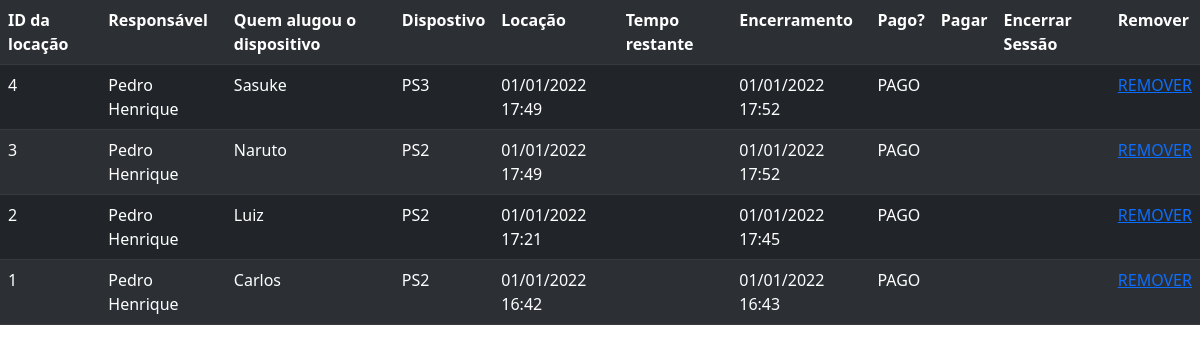
Before: /dispositivo/listar_locacoes with the older database file.
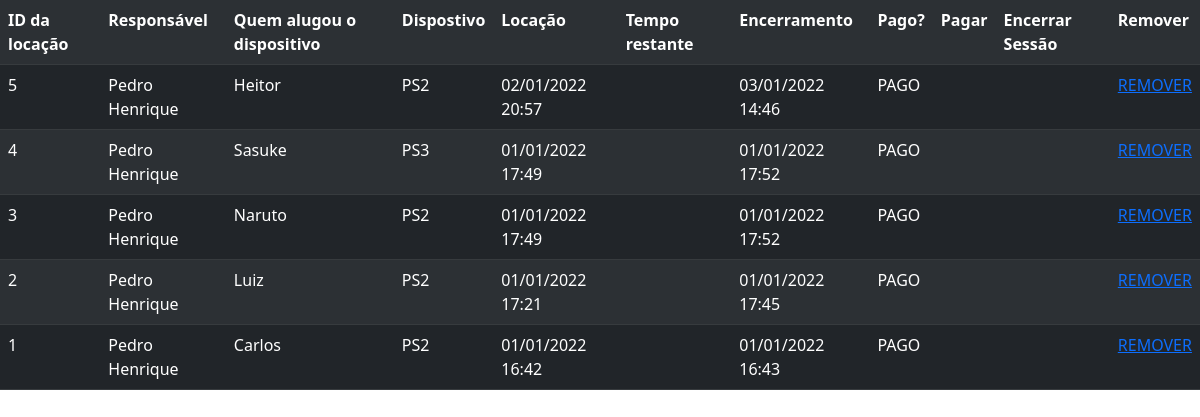
After: the same page with the newer database file.
### Locacoes.py (models this page shows)
class Locacao(db.Model):
    id = db.Column(db.Integer, primary_key=True)
    id_usuario = db.Column(db.Integer,db.ForeignKey('usuario.id'))
    nome_pessoa = db.Column(db.String(100),unique=False,nullable=True)
    id_dispositivo = db.Column(db.Integer,db.ForeignKey('dispositivo.id'))
    data_locacao = db.Column(db.DateTime,unique=False,nullable=False)
    final_esperado = db.Column(db.DateTime,unique=False,nullable=True)
    data_encerramento = db.Column(db.DateTime,unique=False,nullable=True)
    pago = db.Column(db.Boolean,default=False)

### Usuarios.py (models this page shows)
class Usuario(db.Model):
    id = db.Column(db.Integer, primary_key=True)
    nome = db.Column(db.String(200), unique=False, nullable=False)
    username = db.Column(db.String(80), unique=True, nullable=False)
    email = db.Column(db.String(120), unique=True, nullable=True)
    telefone = db.Column(db.String(20),unique=False,nullable=True)
    senha = db.Column(db.String(80), unique=False, nullable=False)
    locacoes = db.relationship('Locacao',backref='usuario',lazy=True)

### Dispositivos.py (models this page shows, shortened)
class Dispositivo(db.Model):
    id = db.Column(db.Integer, primary_key=True)
    nome = db.Column(db.String(20), unique=False, nullable=False)
    disponivel = db.Column(db.Boolean,default=True)
    locacoes = db.relationship('Locacao',backref='dispositivo',lazy=True)

### app.py (the view)
@app.route('/dispositivo/listar_locacoes')
def listar_locacoes():
    locacoes = Locacao.query.order_by(Locacao.data_locacao.desc()).all()
    return(render_template('locacoes.html',locacoes=locacoes,tempo_atual=datetime.now()))

### templates/locacoes.html
{% extends "base.html" %}
{% block conteudo %}
<table class="table table-dark table-striped">
    <tr>
        <th>ID da locação</th>
        <th>Responsável</th>
        <th>Quem alugou o dispositivo</th>
        <th>Dispostivo</th>
        <th>Locação</th>
        <th>Tempo restante</th>
        <th>Encerramento</th>
        <th>Pago?</th>
        <th>Pagar</th>
        <th>Encerrar Sessão</th>
        <th>Remover</th>
    </tr>
    {% for locacao in locacoes %}
        <tr>
            <td>{{locacao.id}}</td>
            <td>{{locacao.usuario.nome}}</td>
            <td>{{locacao.nome_pessoa}}</td>
            <td>{{locacao.dispositivo.nome}}</td>
            <td>{{locacao.data_locacao.strftime('%d/%m/%Y %H:%M')}}</td>
            {% if locacao.data_encerramento is none %}
                <td>{{locacao.final_esperado - tempo_atual}}</td>
            {% else %}
                <td></td>
            {% endif %}
            {% if locacao.data_encerramento is not none %}
                <td>{{locacao.data_encerramento.strftime('%d/%m/%Y %H:%M')}}</td>
            {% else %}
                <td></td>
            {% endif %}
            {% if locacao.pago == True %}
                <td>PAGO</td>
            {% else %}
                <td></td>
            {% endif %}
            {% if locacao.pago == False %}
                <td><a href="{{url_for('pagar_locacao',id_locacao=locacao.id)}}">PAGAR</a></td>
            {% else %}
                <td></td>
            {% endif %}
            {% if locacao.data_encerramento is none %}
                <td><a href="{{url_for('encerrar_locacao',id_locacao=locacao.id)}}">ENCERRAR</a></td>
            {% else %}
                <td></td>
            {% endif %}
            <td><a href="{{url_for('remover_locacao',id_locacao=locacao.id)}}">REMOVER</a></td>
        </tr>
    {% endfor %}
</table>
{% endblock %}

### templates/base.html (shortened to what this page needs)
<!DOCTYPE html>
<html>
    <head>
      <link href="https://cdn.jsdelivr.net/npm/bootstrap@5.1.3/dist/css/bootstrap.min.css" rel="stylesheet">
    </head>
<body>
    {% block conteudo %}
    {% endblock %}
</body>
</html>

Changed rows visible on the page:
added Locacao: id "5", usuario.nome "Pedro Henrique", nome_pessoa "Heitor", dispositivo.nome "PS2", data_locacao "02/01/2022 20:57", data_encerramento "03/01/2022 14:46", pago "PAGO"
